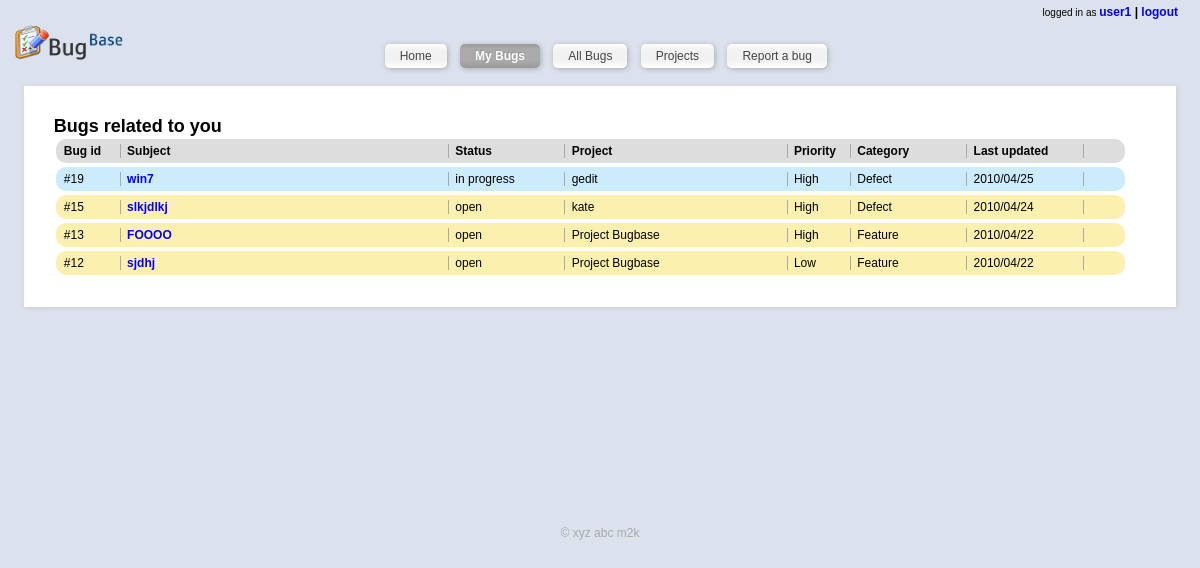
Page /index.php?page=list&filter=self (signed in) on the committed database.
### tables this page shows
CREATE TABLE IF NOT EXISTS `bugs` (
  `id` int(11) NOT NULL AUTO_INCREMENT,
  `bugName` varchar(500) NOT NULL,
  `description` varchar(2000) NOT NULL,
  `affectedVersion` varchar(50) NOT NULL DEFAULT 'na',
  `project` int(11) NOT NULL DEFAULT '-1',
  `affectedProject` int(11) NOT NULL DEFAULT '-1',
  `bugType` int(11) NOT NULL,
  `keywords` varchar(500) NOT NULL,
  `createdBy` int(11) NOT NULL,
  `createdAt` timestamp NOT NULL DEFAULT CURRENT_TIMESTAMP,
  PRIMARY KEY (`id`)
);

### index.php (called while the page is built, shortened)
<?php
$smarty = new Smarty;
include_once('includes/models.inc.php');
if (loggedIn()){
	$template = 'home.html';
	$smarty->assign('subtitle', 'home');
} else {
	$template = 'login.html';
	$smarty->assign('subtitle', 'Login');
}
if (!isset($_GET['page']))
	$page = '';
else
	$page = $_GET['page'];
switch ($page){
	case 'list':
		$template = 'buglist.html';
		if (!isset($_GET['filter'])){
			$smarty->assign('subtitle','All bugs');
			$smarty->assign('buglist_heading', 'All bugs');
			$smarty->assign('buglist',getAllBugList());
			$_SESSION['currentpage']='allbugs';
		} else {
			switch ($_GET['filter']){
				case 'self':
					$smarty->assign('subtitle','Bugs related to you');
					$smarty->assign('buglist_heading', 'Bugs related to you');
					$smarty->assign('buglist',getMyBugList());
					break;
			}
		}
		break;
}
$smarty->display('header.html');
$smarty->display($template);
?>

### includes/models.inc.php (called while the page is built, shortened)
<?php
function getAllBugList($myquery=""){
	$buglist = array();
	$index = 0;
	$query = "SELECT * FROM `bugs` order by createdAt desc;";
	if ($myquery != ""){
		$query = $myquery;
	}
	$result = mysql_query($query) or die ("Failed to fetch bug list");
	while ($row = mysql_fetch_assoc($result)){
		$query2 = "SELECT * from `bughistory` where bug_id = '{$row['id']}' order by timestamp desc;";
		$result2 = mysql_query($query2);
		if ($row2 = mysql_fetch_assoc($result2)){
			foreach ($row2 as $key=>$val){
				if ($key!='id'){
					$row[$key] = $val;
				}
			}
		}
		$query3 = "SELECT `label` from `statuses` where `id`='{$row['status']}';";
		$result3 = mysql_query($query3);
		if ($row3 = mysql_fetch_assoc($result3)){
			$row['status'] = $row3['label'];
		} else {
			$row['status'] = 'undefined';
		}
		$query3 = "SELECT `label` from `priorities` where `id`='{$row['priority']}';";
		$result3 = mysql_query($query3);
		if ($row3 = mysql_fetch_assoc($result3)){
			$row['priority'] = $row3['label'];
		} else {
			$row['priority'] = ' ';
		}
		$query3 = "SELECT `label` from `categories` where `id`='{$row['bugType']}';";
		$result3 = mysql_query($query3);
		if ($row3 = mysql_fetch_assoc($result3)){
			$row['bugType'] = $row3['label'];
		} else {
			$row['bugType'] = 'unknown';
		}
		$query3 = "SELECT name from `projects` where `id`='{$row['project']}';";
		$result3 = mysql_query($query3);
		if ($row3 = mysql_fetch_assoc($result3)){
			$row['project_name'] = $row3['name'];
		} else {
			$row['project_name'] = 'unknown';
		}
		$query3 = "SELECT name from `users` where `id`={$row['createdBy']};";
		$result3 = mysql_query($query3);
		if ($row3 = mysql_fetch_assoc($result3)){
			$row['createdBy'] = $row3['name'];
		} else {
			$row['createdBy'] = 'unknown';
		}
		$query3 = "SELECT name from `projects` where `id`={$row['affectedProject']};";
		$result3 = mysql_query($query3);
		if ($row3 = mysql_fetch_assoc($result3)){
			$row['affectedProject'] = $row3['name'];
		} else {
			$row['affectedProject'] = '';
		}
		$buglist[$index++] = $row;
	}
	return $buglist;
}
function getMyBugList(){
	$user_id = $_SESSION['user_id'];
	$filtered_query = "SELECT * FROM `bugs` where id in (select  bug_id from bughistory where assignedTo = {$user_id}) order by createdAt desc;";
	return getAllBugList($filtered_query);
}
?>

### libs/plugins/modifier.replace.php (called while the page is built)
<?php
function smarty_modifier_replace($string, $search, $replace)
{
    return str_replace($search, $replace, $string);
}
?>

### libs/plugins/shared.make_timestamp.php (called while the page is built, shortened)
<?php
function smarty_make_timestamp($string)
{
    if(empty($string)) {
        $time = time();
    } elseif (preg_match('/^\d{14}$/', $string)) {
        $time = mktime(substr($string, 8, 2),substr($string, 10, 2),substr($string, 12, 2),
                       substr($string, 4, 2),substr($string, 6, 2),substr($string, 0, 4));
    } elseif (is_numeric($string)) {
        $time = (int)$string;
    } else {
        $time = strtotime($string);
    }
    return $time;
}
?>

### libs/plugins/modifier.date_format.php (called while the page is built, shortened)
<?php
function smarty_modifier_date_format($string, $format = '%b %e, %Y', $default_date = '')
{
    if ($string != '') {
        $timestamp = smarty_make_timestamp($string);
    } elseif ($default_date != '') {
        $timestamp = smarty_make_timestamp($default_date);
    } else {
        return;
    }
    return strftime($format, $timestamp);
}
?>

### templates_c/%%7C^7CF^7CFE2F9D%%buglist.html.php (the view, shortened to what this page needs)
<div id='contentSpacer'>
	<h2><?php echo $this->_tpl_vars['buglist_heading']; ?>
</h2>
	<div id='buglist'>
		<ul>
			<li class='heading'>
				<div class='l_bid'> Bug id </div>
				<div class='l_subject'> Subject </div>
				<div class='l_status'> Status </div>
				<div class='l_affects'> Project </div>
				<div class='l_priority'> Priority </div>
				<div class='l_category'> Category </div>
				<div class='l_lastupdate'> Last updated </div>
			</li>
			<?php unset($this->_sections['i']);
$this->_sections['i']['name'] = 'i';
$this->_sections['i']['loop'] = is_array($_loop=$this->_tpl_vars['buglist']) ? count($_loop) : max(0, (int)$_loop); unset($_loop);
$this->_sections['i']['show'] = true;
$this->_sections['i']['max'] = $this->_sections['i']['loop'];
$this->_sections['i']['step'] = 1;
$this->_sections['i']['start'] = $this->_sections['i']['step'] > 0 ? 0 : $this->_sections['i']['loop']-1;
if ($this->_sections['i']['show']) {
    $this->_sections['i']['total'] = $this->_sections['i']['loop'];
} else
    $this->_sections['i']['total'] = 0;
if ($this->_sections['i']['show']):
            for ($this->_sections['i']['index'] = $this->_sections['i']['start'], $this->_sections['i']['iteration'] = 1;
                 $this->_sections['i']['iteration'] <= $this->_sections['i']['total'];
                 $this->_sections['i']['index'] += $this->_sections['i']['step'], $this->_sections['i']['iteration']++):
$this->_sections['i']['rownum'] = $this->_sections['i']['iteration'];
$this->_sections['i']['index_prev'] = $this->_sections['i']['index'] - $this->_sections['i']['step'];
$this->_sections['i']['index_next'] = $this->_sections['i']['index'] + $this->_sections['i']['step'];
$this->_sections['i']['first']      = ($this->_sections['i']['iteration'] == 1);
$this->_sections['i']['last']       = ($this->_sections['i']['iteration'] == $this->_sections['i']['total']);
?>
				<li class='<?php echo ((is_array($_tmp=$this->_tpl_vars['buglist'][$this->_sections['i']['index']]['status'])) ? $this->_run_mod_handler('replace', true, $_tmp, ' ', '') : smarty_modifier_replace($_tmp, ' ', '')); ?>
'
					<?php if (( isset ( $this->_tpl_vars['highlight'] ) && $this->_tpl_vars['highlight'] == $this->_tpl_vars['buglist'][$this->_sections['i']['index']]['id'] )): ?> id='highlighted' <?php endif; ?>>
				<div class='l_bid'> #<?php echo $this->_tpl_vars['buglist'][$this->_sections['i']['index']]['id']; ?>
 </div>
				<div class='l_subject'>
					<a href='/index.php?page=bug&bug_id=<?php echo $this->_tpl_vars['buglist'][$this->_sections['i']['index']]['id']; ?>
'>
						<?php echo $this->_tpl_vars['buglist'][$this->_sections['i']['index']]['bugName']; ?>
					</a>
				</div>
				<div class='l_status'> <?php echo $this->_tpl_vars['buglist'][$this->_sections['i']['index']]['status']; ?>
 </div>
				<div class='l_affects'><?php echo $this->_tpl_vars['buglist'][$this->_sections['i']['index']]['project_name']; ?>
</div>
				<div class='l_priority'> <?php echo $this->_tpl_vars['buglist'][$this->_sections['i']['index']]['priority']; ?>
 </div>
				<div class='l_category'> <?php echo $this->_tpl_vars['buglist'][$this->_sections['i']['index']]['bugType']; ?>
 </div>
				<div class='l_lastupdate'> <?php echo ((is_array($_tmp=$this->_tpl_vars['buglist'][$this->_sections['i']['index']]['timestamp'])) ? $this->_run_mod_handler('date_format', true, $_tmp, "%Y/%m/%d") : smarty_modifier_date_format($_tmp, "%Y/%m/%d")); ?>
 </div>
			<?php endfor; endif; ?>
		</ul>
	</div>
</div>

### static/style.css (style rules this page uses)
* { margin:0px; padding:0px; text-decoration:none; }
a { color:blue; }
body { text-align:center; font-size:12px; font-family: helvetica,arial,freesans,clean,sans-serif; background-color: #dbe1ed; }
#contentSpacer { margin-top:20px; background:#ffffff; -webkit-box-shadow:1px 1px 5px #ccc; -moz-box-shadow:1px 1px 5px #ccc; padding:30px; }
#buglist ul li { background: #dddddd; border-radius:10px; -moz-border-radius:10px; padding:5px; margin:2px; list-style:none; display:inline-block; width:97%; overflow:hidden; }
#buglist ul li div { display:inline-block; border-right:1px solid #aaa; padding-right:3px; padding-left:3px; overflow:hih_commentdden; }
#buglist ul li.heading { font-weight:bold; }
#buglist ul li div.l_bid { width:5%; }
#buglist ul li .l_status { width:10%; }
#buglist ul li .l_priority { width:5%; }
#buglist ul li .l_affects { width:20%; }
#buglist ul li div.l_subject { width:30%; font-weight:bold; }
#buglist ul li .l_category { width:10%; }
#buglist ul li .l_lastupdate { width:10%; }
#buglist ul li.open { background: #FCF0AE; }
#buglist ul li.inprogress, #buglist ul li.underprogress { background: #CCEBFC; }

### rows in the picture
bugs: id "19", bugName "win7"
bugs: id "15", bugName "slkjdlkj", affectedProject "open", affectedProject "kate", affectedProject "High", affectedProject "Defect", affectedProject "2010/04/24", bugType "open", bugType "Project Bugbase", bugType "High", bugType "Feature", bugType "2010/04/22"
bugs: id "12", bugName "sjdhj"

### other values in the picture
$this->_tpl_vars['user_name'] "user1"
$this->_tpl_vars['buglist_heading'] "Bugs related to you"
$this->_tpl_vars['buglist'][$this->_sections['i']['index']]['status'] "in progress"
$this->_tpl_vars['buglist'][$this->_sections['i']['index']]['bugType'] "Defect"
smarty_modifier_date_format($_tmp, "%Y/%m/%d") "2010/04/25"
$this->_tpl_vars['buglist'][$this->_sections['i']['index']]['id'] "13"
$this->_tpl_vars['buglist'][$this->_sections['i']['index']]['bugName'] "FOOOO"
$this->_tpl_vars['buglist'][$this->_sections['i']['index']]['status'] "open"
$this->_tpl_vars['buglist'][$this->_sections['i']['index']]['bugType'] "Feature"
smarty_modifier_date_format($_tmp, "%Y/%m/%d") "2010/04/22"
